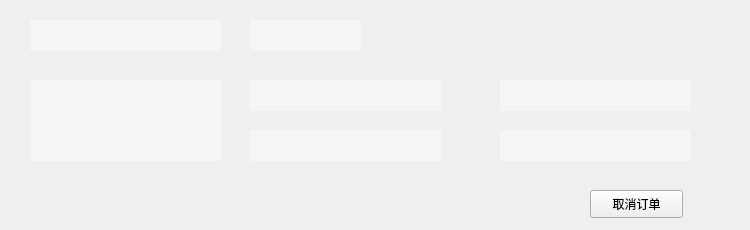
<?xml version="1.0" encoding="UTF-8"?>
<ui version="4.0">
 <class>billchange</class>
 <widget class="QWidget" name="billchange">
  <property name="geometry">
   <rect>
    <x>0</x>
    <y>0</y>
    <width>750</width>
    <height>230</height>
   </rect>
  </property>
  <property name="windowTitle">
   <string>Form</string>
  </property>
  <widget class="QPushButton" name="pushButton">
   <property name="geometry">
    <rect>
     <x>590</x>
     <y>190</y>
     <width>93</width>
     <height>28</height>
    </rect>
   </property>
   <property name="text">
    <string>取消订单</string>
   </property>
  </widget>
  <widget class="QLabel" name="label_2">
   <property name="geometry">
    <rect>
     <x>250</x>
     <y>80</y>
     <width>191</width>
     <height>31</height>
    </rect>
   </property>
   <property name="styleSheet">
    <string notr="true">background-color: rgba(255, 255, 255,100);</string>
   </property>
   <property name="text">
    <string/>
   </property>
  </widget>
  <widget class="QLabel" name="label_3">
   <property name="geometry">
    <rect>
     <x>500</x>
     <y>80</y>
     <width>191</width>
     <height>31</height>
    </rect>
   </property>
   <property name="styleSheet">
    <string notr="true">background-color: rgba(255, 255, 255,100);</string>
   </property>
   <property name="text">
    <string/>
   </property>
  </widget>
  <widget class="QLabel" name="label_4">
   <property name="geometry">
    <rect>
     <x>250</x>
     <y>130</y>
     <width>191</width>
     <height>31</height>
    </rect>
   </property>
   <property name="styleSheet">
    <string notr="true">background-color: rgba(255, 255, 255,100);</string>
   </property>
   <property name="text">
    <string/>
   </property>
  </widget>
  <widget class="QLabel" name="label_5">
   <property name="geometry">
    <rect>
     <x>500</x>
     <y>130</y>
     <width>191</width>
     <height>31</height>
    </rect>
   </property>
   <property name="styleSheet">
    <string notr="true">background-color: rgba(255, 255, 255,100);</string>
   </property>
   <property name="text">
    <string/>
   </property>
  </widget>
  <widget class="QLabel" name="label_6">
   <property name="geometry">
    <rect>
     <x>30</x>
     <y>80</y>
     <width>191</width>
     <height>81</height>
    </rect>
   </property>
   <property name="styleSheet">
    <string notr="true">background-color: rgba(255, 255, 255,100);</string>
   </property>
   <property name="text">
    <string/>
   </property>
  </widget>
  <widget class="QLabel" name="label_7">
   <property name="geometry">
    <rect>
     <x>30</x>
     <y>20</y>
     <width>191</width>
     <height>31</height>
    </rect>
   </property>
   <property name="styleSheet">
    <string notr="true">background-color: rgba(255, 255, 255,100);</string>
   </property>
   <property name="text">
    <string/>
   </property>
  </widget>
  <widget class="QLabel" name="label_8">
   <property name="geometry">
    <rect>
     <x>250</x>
     <y>20</y>
     <width>111</width>
     <height>31</height>
    </rect>
   </property>
   <property name="styleSheet">
    <string notr="true">background-color: rgba(255, 255, 255,100);</string>
   </property>
   <property name="text">
    <string/>
   </property>
  </widget>
 </widget>
 <resources/>
 <connections/>
</ui>
